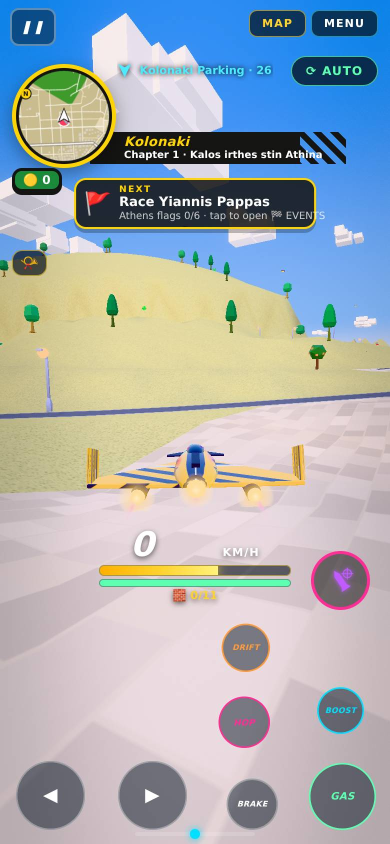
#> input picture ba_hud_port.jpg, 780 x 1688 px (shown at 1/2 size)
$ python sideBySide.py ../ba_hud_land.jpg ../ba_hud_port.jpg ../ba_hud_port.jpg ../ba_hud_port.jpg
#> lines starting #> are read from the running program, lines starting #| are printed output that depends on the picture
# sideBySide: our 852×393 shot next to the LEGO 2K Drive reference frame (same height), labelled. usage: python3 tools/sideBySide.py out.jpg ours.jpg ref.jpg "caption"
import sys
from PIL import Image, ImageDraw, ImageFont
out, ours, ref, cap = sys.argv[1], sys.argv[2], sys.argv[3], sys.argv[4] if len(sys.argv) > 4 else ''
a = Image.open(ours).convert('RGB'); a = a.resize((852, round(852 * a.height / a.width)))
#> further down, a is the input picture: PIL image 780x1688 RGB; mean R, G, B 166.6, 173.8, 178.6
b = Image.open(ref).convert('RGB'); b = b.resize((round(b.width * a.height / b.height), a.height))
H = 30; im = Image.new('RGB', (a.width + b.width + 6, a.height + H), (16, 18, 28))
#> after `im = Image.new('RGB', (a.width + b.width + 6, a.height + H), (16, 18, `:
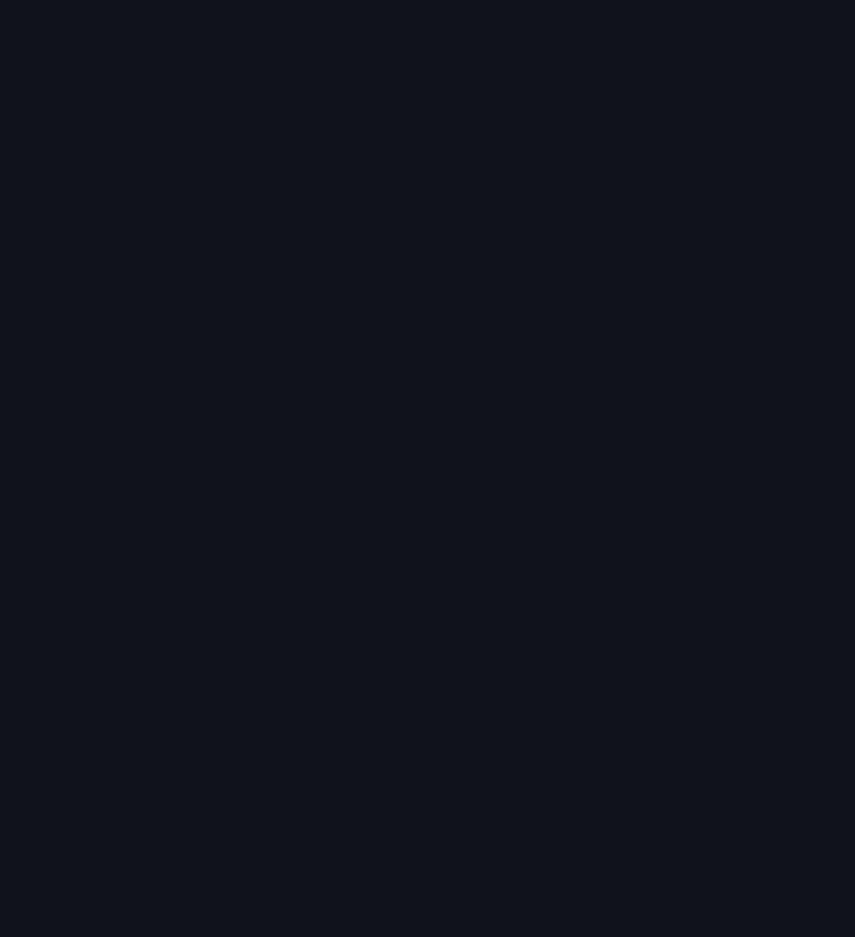
#> im: PIL image 1710x1874 RGB (shown at 1/2 size); mean R, G, B 16, 18, 28
im.paste(a, (0, H)); im.paste(b, (a.width + 6, H)); d = ImageDraw.Draw(im); f = ImageFont.load_default(size=18)
#> after `im.paste(a, (0, H))`:
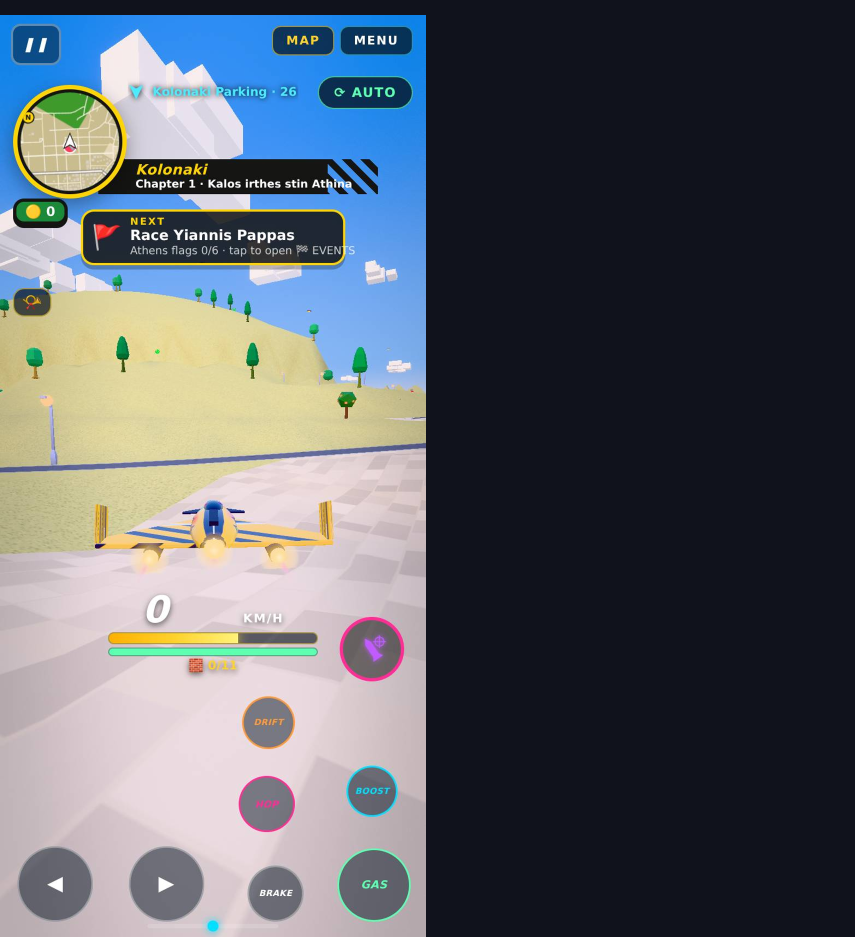
#> im: PIL image 1710x1874 RGB (shown at 1/2 size); mean R, G, B 89.9, 94.4, 101.8
#> after `im.paste(b, (a.width + 6, H))`:
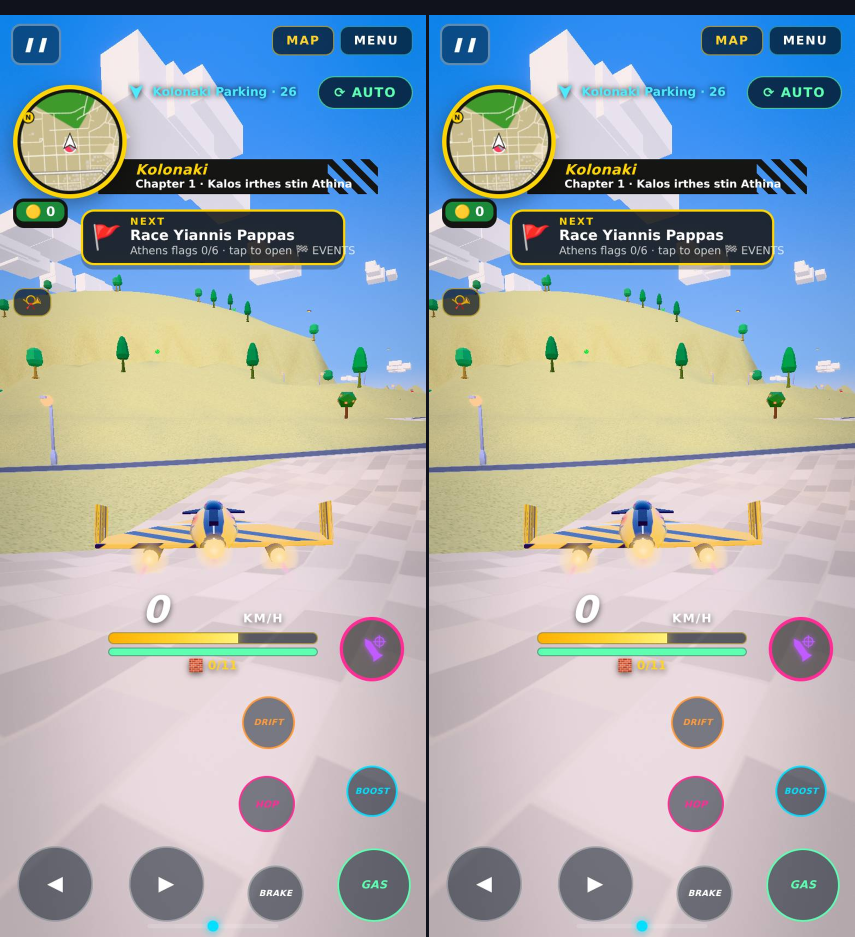
#> im: PIL image 1710x1874 RGB (shown at 1/2 size); mean R, G, B 163.7, 170.7, 175.6
d.text((8, 5), 'OURS · ' + cap, fill=(255, 210, 44), font=f); d.text((a.width + 14, 5), 'LEGO 2K Drive (reference)', fill=(200, 210, 230), font=f)
im.save(out, quality=82)
